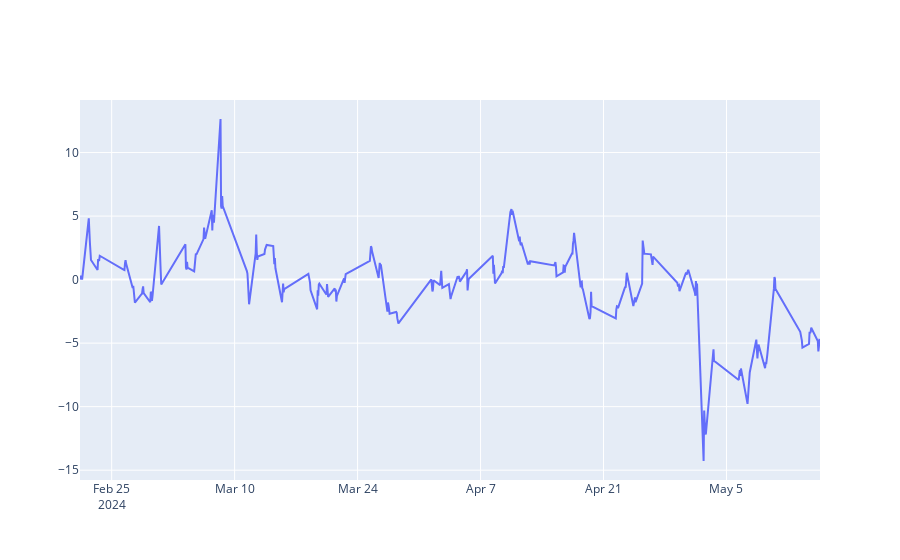

The notebook cell this image was saved under:
### Code cell
# Plot the difference between the two tickers

fig = go.Figure()
fig.add_trace(go.Scatter(x=tsm_qcom_dif.index, y=tsm_qcom_dif, name='TSM-QCOM'))

fig.show()

### Figure 1 — Plotly figure (JSON) as saved in the notebook; plotly's stock layout.template omitted (floating-point values rounded to 4 significant figures; data arrays with more than 128 entries replaced by an {"elided": "..."} marker saying what was removed)
{"data": [{"name": "TSM-QCOM", "type": "scatter", "x": {"elided": "300 str values"}, "y": {"elided": "300 float values"}}], "layout": {}}
